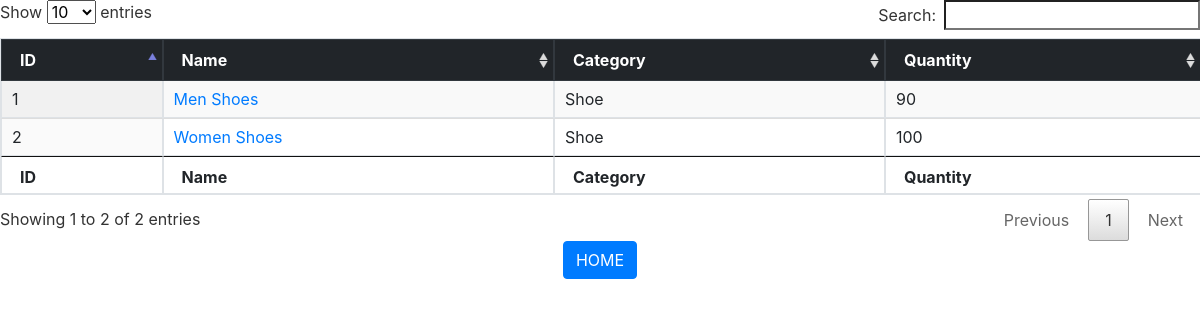
Before: / with the older database file.
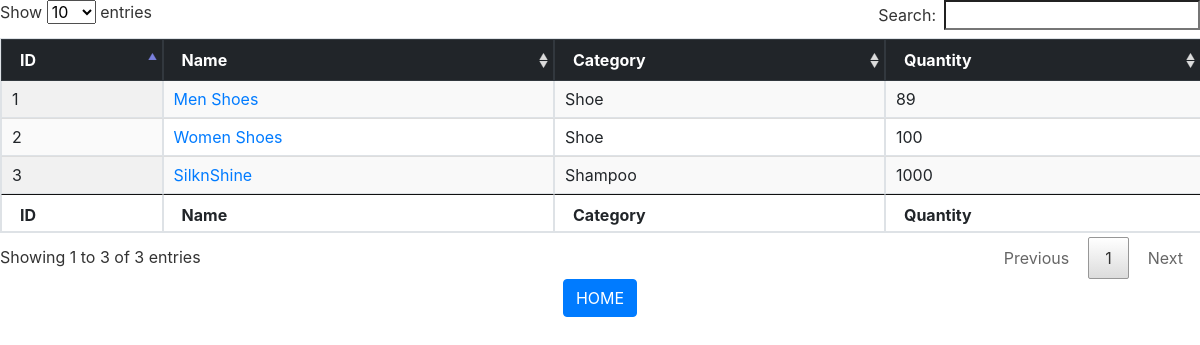
After: the same page with the newer database file.
### Inventory/models.py (models this page shows, shortened)
class Item(models.Model):
	item_id=models.AutoField(primary_key=True)
	items_ids = models.CharField(max_length=255, default='item')
	name=models.CharField(max_length=50)
	category=models.ForeignKey(Category,on_delete=models.CASCADE)
	quantity=models.IntegerField(default=0)

class Category(models.Model):
	category=models.CharField(max_length=50)

### Inventory/views.py (the view)
# urls.py: path('',views.index,name='index'),
def index(request):
	items_list=Item.objects.all()
	context={
		'items_list':items_list,
	}
	return render(request,'index.html',context)

### Inventory/templates/index.html (shortened to what this page needs)
{% extends 'base.html' %}
{% block content %}
	<script type="text/javascript">
			$(document).ready(function() {
    				$('#example').DataTable();
			} );
	</script>
	{% if items_list %}
	<table id="example" class="table table-bordered display" style="width:100%">
    		<thead class="thead-dark">
            		<tr>
				<th>ID</th>
                		<th>Name</th>
				<th>Category</th>
				<th>Quantity</th>
            		</tr>
        	</thead>
        	<tbody>
    		{% for item in items_list %}
		<tr>
        		<td>{{ item.item_id }}</td><td><a href="{% url 'details' item.item_id %}">{{ item.name }}</a></td><td>{{ item.category.category }}</td><td>{{ item.quantity }}
        		</td></a>
	  	</tr>
	{% endfor %}
		</tbody>
		<tfoot>
            		<tr>
				<th>ID</th>
				<th>Name</th>
				<th>Category</th>
				<th>Quantity</th>
            		</tr>
        	</tfoot>
	</table>
	{% else %}
    		<p>No details are available.</p>
	{% endif %}
{% endblock %}

### Inventory/templates/base.html (shortened to what this page needs)
{% load static %}
<html>
	<head>
		<link rel="stylesheet" type="text/css" href="{% static 'DataTables/datatables.css' %}"/>
		<link rel="stylesheet" type="text/css" href="{% static 'css/bootstrap.min.css' %}"/>
	</head>
	<body>
	{% block content%}
	{% endblock %}
	<center><a class="btn btn-primary" href="/">HOME</a></center>
	</body>
</html>

### Inventory/static/DataTables/datatables.css (style rules this page uses)
table.dataTable { width: 100%; margin: 0 auto; clear: both; border-collapse: separate; border-spacing: 0; }
table.dataTable thead th, table.dataTable tfoot th { font-weight: bold; }
table.dataTable thead th, table.dataTable thead td { padding: 10px 18px; border-bottom: 1px solid #111; }
table.dataTable tfoot th, table.dataTable tfoot td { padding: 10px 18px 6px 18px; border-top: 1px solid #111; }
table.dataTable thead .sorting, table.dataTable thead .sorting_asc, table.dataTable thead .sorting_desc, table.dataTable thead .sorting_asc_disabled, table.dataTable thead .sorting_desc_disabled { cursor: pointer; *cursor: hand; background-repeat: no-repeat; background-position: center right; }
table.dataTable thead .sorting { background-image: url("DataTables-1.10.18/images/sort_both.png"); }
table.dataTable thead .sorting_asc { background-image: url("DataTables-1.10.18/images/sort_asc.png"); }
table.dataTable tbody tr { background-color: #ffffff; }
table.dataTable tbody th, table.dataTable tbody td { padding: 8px 10px; }
table.dataTable.row-border tbody th, table.dataTable.row-border tbody td, table.dataTable.display tbody th, table.dataTable.display tbody td { border-top: 1px solid #ddd; }
table.dataTable.row-border tbody tr:first-child th, table.dataTable.row-border tbody tr:first-child td, table.dataTable.display tbody tr:first-child th, table.dataTable.display tbody tr:first-child td { border-top: none; }
table.dataTable.stripe tbody tr.odd, table.dataTable.display tbody tr.odd { background-color: #f9f9f9; }
table.dataTable.order-column tbody tr > .sorting_1, table.dataTable.order-column tbody tr > .sorting_2, table.dataTable.order-column tbody tr > .sorting_3, table.dataTable.display tbody tr > .sorting_1, table.dataTable.display tbody tr > .sorting_2, table.dataTable.display tbody tr > .sorting_3 { background-color: #fafafa; }
table.dataTable.display tbody tr.odd > .sorting_1, table.dataTable.order-column.stripe tbody tr.odd > .sorting_1 { background-color: #f1f1f1; }
table.dataTable.display tbody tr.even > .sorting_1, table.dataTable.order-column.stripe tbody tr.even > .sorting_1 { background-color: #fafafa; }
table.dataTable, table.dataTable th, table.dataTable td { box-sizing: content-box; }

Changed rows visible on the page:
changed Item "Men Shoes": quantity "90" → "89"
added Item: item_id "3", name "SilknShine", category.category "Shampoo", quantity "1000"
Other visible differences:
text written by a page script: "Show entries Search: Showing 1 to 2 of 2 entries Previous 1 Next" → "Show entries Search: Showing 1 to 3 of 3 entries Previous 1 Next"
